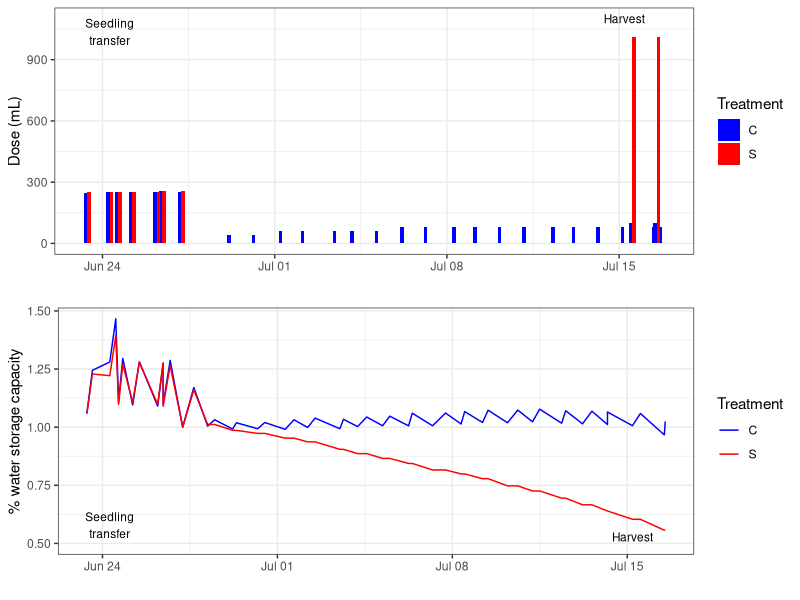
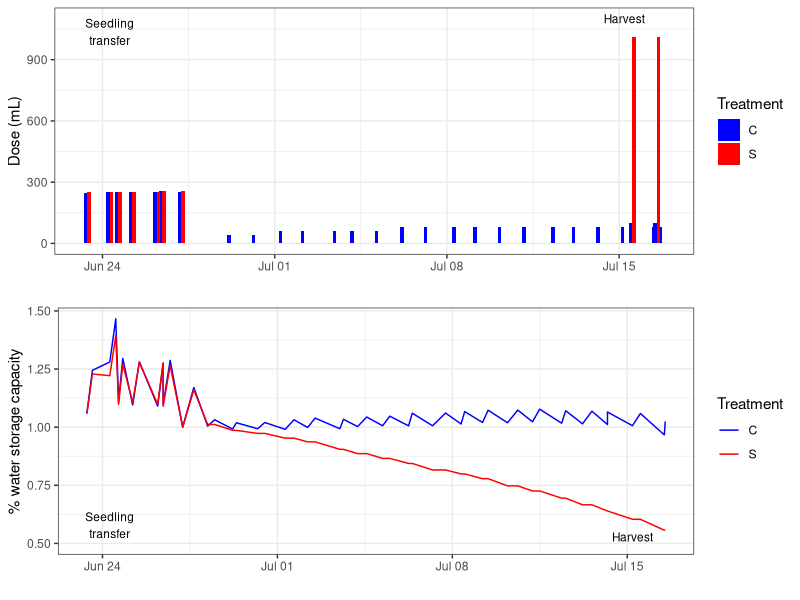

R code for these plots, in order:
### Script to analyze the water status and nutrient solution provisionning of the Rhizotubes
library(ggplot2)
library(ggpubr)

### I. Daily provision of nutrient solution
nutri <- read.csv("./data/raw_data/greenhouse_data/Daily_nutrient_solution_inputs.csv", header=T, sep=";", dec=",")
nutriC <- nutri[,c("date","C")]
colnames(nutriC)[2] <- "Dose"
nutriS <- nutri[c("date","S")]
colnames(nutriS)[2] <- "Dose"
nutri <- rbind(nutriC,nutriS)
nutri$Treatment <- c(rep("C",nrow(nutriC)), rep("S", nrow(nutriS)))
summary(nutri)
date_format <- "%d/%m/%Y %H:%M"
nutri$date <- as.POSIXct(nutri$date,format = date_format, tz = "GMT")
nutri$Treatment <- as.factor(nutri$Treatment)

p1 <- ggplot(data=nutri[which(nutri$date>=as.POSIXct("23/06/2019 9:00",format = date_format, tz = "GMT")),], aes(x=date, y=Dose, fill=Treatment))+
  geom_bar(position = position_dodge(), stat="identity", width=25000)+
  scale_fill_manual(values=c("blue","red"))+
  labs(y="Dose (mL)",x="")+
  annotate(geom="text",
           x=as.POSIXct("24/06/2019 7:00",format = date_format, tz = "GMT"),
           y=1100,
           label="Seedling\ntransfer",
           color="black",
           size=3,
           vjust=1)+
  annotate(geom="text",
           x=as.POSIXct("15/07/2019 5:00",format = date_format, tz = "GMT"),
           y=1100,
           label="Harvest",
           color="black",
           size=3)+
  theme_bw()


### II. Dynamic water status of the Rhizotubes (average over all Rhizotubes)
water <- read.table("./data/raw_data/greenhouse_data/Average_water_storage.csv", header=T, sep=";", dec=",")
waterC <- water[,c("date","C")]
colnames(waterC)[2] <- "water_status"
waterS <- water[c("date","S")]
colnames(waterS)[2] <- "water_status"
water <- rbind(waterC,waterS)
water$Treatment <- c(rep("C",nrow(waterC)), rep("S", nrow(waterS)))
summary(water)
date_format <- "%d/%m/%y %H:%M"
water$date <- as.POSIXct(water$date,format = date_format, tz = "GMT")

p2 <- ggplot(aes(x=date, y=water_status, color=Treatment), data=water[which(water$date>=as.POSIXct("23/6/19 9:00",format = date_format, tz = "GMT")),])+
  geom_line()+
  scale_color_manual(values=c("blue","red"))+
  labs(y="% water storage capacity",x="")+
  annotate(geom="text",
           x=as.POSIXct("24/6/19 7:00",format = date_format, tz = "GMT"),
           y=0.5,
           label="Seedling\ntransfer",
           color="black",
           size=3,
           vjust=-0.2)+
  annotate(geom="text",
           x=as.POSIXct("15/7/19 5:00",format = date_format, tz = "GMT"),
           y=0.5,
           label="Harvest",
           color="black",
           size=3,
           vjust=-0.2)+
  theme_bw()


ggarrange(plotlist=list(p1,p2),
          nrow=2,
          ncol=1)
ggsave("./manuscript/Figures_&_tables/FigS1_rhizotube_monitoring.png", dpi=300, height=5, width=6)
